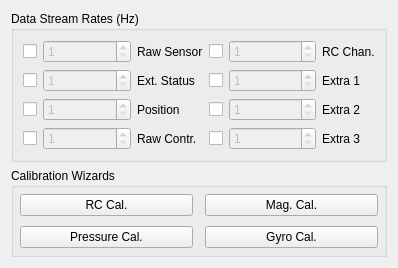
<?xml version="1.0" encoding="UTF-8"?>
<ui version="4.0">
 <class>QGCSensorSettingsWidget</class>
 <widget class="QWidget" name="QGCSensorSettingsWidget">
  <property name="geometry">
   <rect>
    <x>0</x>
    <y>0</y>
    <width>398</width>
    <height>268</height>
   </rect>
  </property>
  <property name="windowTitle">
   <string>Form</string>
  </property>
  <layout class="QVBoxLayout" name="verticalLayout">
   <item>
    <widget class="QGroupBox" name="groupBox">
     <property name="title">
      <string>Data Stream Rates (Hz)</string>
     </property>
     <layout class="QGridLayout" name="gridLayout_2" rowstretch="0,0,0,0" columnstretch="0,1,0,0,1,0">
      <item row="0" column="0">
       <widget class="QCheckBox" name="checkBox_rawSensor">
        <property name="locale">
         <locale language="C" country="AnyCountry"/>
        </property>
        <property name="text">
         <string notr="true"/>
        </property>
       </widget>
      </item>
      <item row="0" column="1">
       <widget class="QSpinBox" name="spinBox_rawSensor">
        <property name="enabled">
         <bool>false</bool>
        </property>
        <property name="minimum">
         <number>1</number>
        </property>
        <property name="maximum">
         <number>10000</number>
        </property>
        <property name="value">
         <number>1</number>
        </property>
       </widget>
      </item>
      <item row="0" column="2">
       <widget class="QLabel" name="label">
        <property name="text">
         <string>Raw Sensor</string>
        </property>
       </widget>
      </item>
      <item row="0" column="3">
       <widget class="QCheckBox" name="checkBox_rc">
        <property name="locale">
         <locale language="C" country="AnyCountry"/>
        </property>
        <property name="text">
         <string notr="true"/>
        </property>
       </widget>
      </item>
      <item row="0" column="4">
       <widget class="QSpinBox" name="spinBox_rc">
        <property name="enabled">
         <bool>false</bool>
        </property>
        <property name="minimum">
         <number>1</number>
        </property>
        <property name="maximum">
         <number>10000</number>
        </property>
        <property name="value">
         <number>1</number>
        </property>
       </widget>
      </item>
      <item row="0" column="5">
       <widget class="QLabel" name="label_5">
        <property name="text">
         <string>RC Chan.</string>
        </property>
       </widget>
      </item>
      <item row="1" column="0">
       <widget class="QCheckBox" name="checkBox_extended">
        <property name="locale">
         <locale language="C" country="AnyCountry"/>
        </property>
        <property name="text">
         <string notr="true"/>
        </property>
       </widget>
      </item>
      <item row="1" column="1">
       <widget class="QSpinBox" name="spinBox_extended">
        <property name="enabled">
         <bool>false</bool>
        </property>
        <property name="minimum">
         <number>1</number>
        </property>
        <property name="maximum">
         <number>10000</number>
        </property>
        <property name="value">
         <number>1</number>
        </property>
       </widget>
      </item>
      <item row="1" column="2">
       <widget class="QLabel" name="label_2">
        <property name="text">
         <string>Ext. Status</string>
        </property>
       </widget>
      </item>
      <item row="1" column="3">
       <widget class="QCheckBox" name="checkBox_extra1">
        <property name="locale">
         <locale language="C" country="AnyCountry"/>
        </property>
        <property name="text">
         <string notr="true"/>
        </property>
       </widget>
      </item>
      <item row="1" column="4">
       <widget class="QSpinBox" name="spinBox_extra1">
        <property name="enabled">
         <bool>false</bool>
        </property>
        <property name="minimum">
         <number>1</number>
        </property>
        <property name="maximum">
         <number>10000</number>
        </property>
        <property name="value">
         <number>1</number>
        </property>
       </widget>
      </item>
      <item row="1" column="5">
       <widget class="QLabel" name="label_6">
        <property name="text">
         <string>Extra 1</string>
        </property>
       </widget>
      </item>
      <item row="2" column="0">
       <widget class="QCheckBox" name="checkBox_position">
        <property name="locale">
         <locale language="C" country="AnyCountry"/>
        </property>
        <property name="text">
         <string notr="true"/>
        </property>
       </widget>
      </item>
      <item row="2" column="1">
       <widget class="QSpinBox" name="spinBox_position">
        <property name="enabled">
         <bool>false</bool>
        </property>
        <property name="minimum">
         <number>1</number>
        </property>
        <property name="maximum">
         <number>10000</number>
        </property>
        <property name="value">
         <number>1</number>
        </property>
       </widget>
      </item>
      <item row="2" column="2">
       <widget class="QLabel" name="label_3">
        <property name="text">
         <string>Position</string>
        </property>
       </widget>
      </item>
      <item row="2" column="3">
       <widget class="QCheckBox" name="checkBox_extra2">
        <property name="locale">
         <locale language="C" country="AnyCountry"/>
        </property>
        <property name="text">
         <string notr="true"/>
        </property>
       </widget>
      </item>
      <item row="2" column="4">
       <widget class="QSpinBox" name="spinBox_extra2">
        <property name="enabled">
         <bool>false</bool>
        </property>
        <property name="minimum">
         <number>1</number>
        </property>
        <property name="maximum">
         <number>10000</number>
        </property>
        <property name="value">
         <number>1</number>
        </property>
       </widget>
      </item>
      <item row="2" column="5">
       <widget class="QLabel" name="label_7">
        <property name="text">
         <string>Extra 2</string>
        </property>
       </widget>
      </item>
      <item row="3" column="0">
       <widget class="QCheckBox" name="checkBox_controller">
        <property name="locale">
         <locale language="C" country="AnyCountry"/>
        </property>
        <property name="text">
         <string notr="true"/>
        </property>
       </widget>
      </item>
      <item row="3" column="1">
       <widget class="QSpinBox" name="spinBox_controller">
        <property name="enabled">
         <bool>false</bool>
        </property>
        <property name="minimum">
         <number>1</number>
        </property>
        <property name="maximum">
         <number>10000</number>
        </property>
        <property name="value">
         <number>1</number>
        </property>
       </widget>
      </item>
      <item row="3" column="2">
       <widget class="QLabel" name="label_4">
        <property name="text">
         <string>Raw Contr.</string>
        </property>
       </widget>
      </item>
      <item row="3" column="3">
       <widget class="QCheckBox" name="checkBox_extra3">
        <property name="locale">
         <locale language="C" country="AnyCountry"/>
        </property>
        <property name="text">
         <string notr="true"/>
        </property>
       </widget>
      </item>
      <item row="3" column="4">
       <widget class="QSpinBox" name="spinBox_extra3">
        <property name="enabled">
         <bool>false</bool>
        </property>
        <property name="minimum">
         <number>1</number>
        </property>
        <property name="maximum">
         <number>10000</number>
        </property>
        <property name="value">
         <number>1</number>
        </property>
       </widget>
      </item>
      <item row="3" column="5">
       <widget class="QLabel" name="label_8">
        <property name="text">
         <string>Extra 3</string>
        </property>
       </widget>
      </item>
     </layout>
    </widget>
   </item>
   <item>
    <widget class="QGroupBox" name="groupBox_3">
     <property name="title">
      <string>Calibration Wizards</string>
     </property>
     <layout class="QGridLayout" name="gridLayout" columnstretch="100,100">
      <property name="leftMargin">
       <number>6</number>
      </property>
      <property name="topMargin">
       <number>2</number>
      </property>
      <property name="rightMargin">
       <number>6</number>
      </property>
      <property name="bottomMargin">
       <number>2</number>
      </property>
      <property name="horizontalSpacing">
       <number>12</number>
      </property>
      <property name="verticalSpacing">
       <number>6</number>
      </property>
      <item row="0" column="0">
       <widget class="QPushButton" name="rcCalButton">
        <property name="text">
         <string>RC Cal.</string>
        </property>
       </widget>
      </item>
      <item row="0" column="1">
       <widget class="QPushButton" name="magCalButton">
        <property name="text">
         <string>Mag. Cal.</string>
        </property>
       </widget>
      </item>
      <item row="1" column="1">
       <widget class="QPushButton" name="gyroCalButton">
        <property name="text">
         <string>Gyro Cal.</string>
        </property>
       </widget>
      </item>
      <item row="1" column="0">
       <widget class="QPushButton" name="pressureCalButton">
        <property name="text">
         <string>Pressure Cal.</string>
        </property>
       </widget>
      </item>
     </layout>
    </widget>
   </item>
  </layout>
 </widget>
 <resources/>
 <connections/>
</ui>
